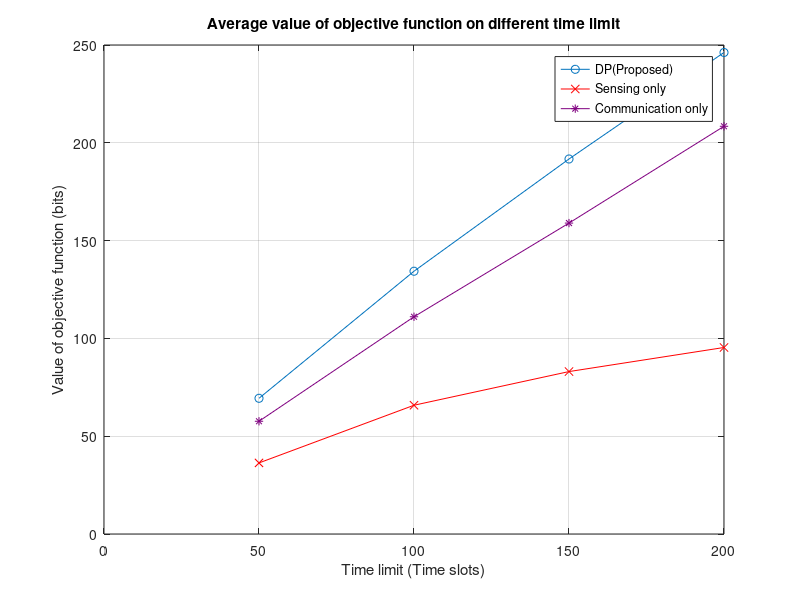
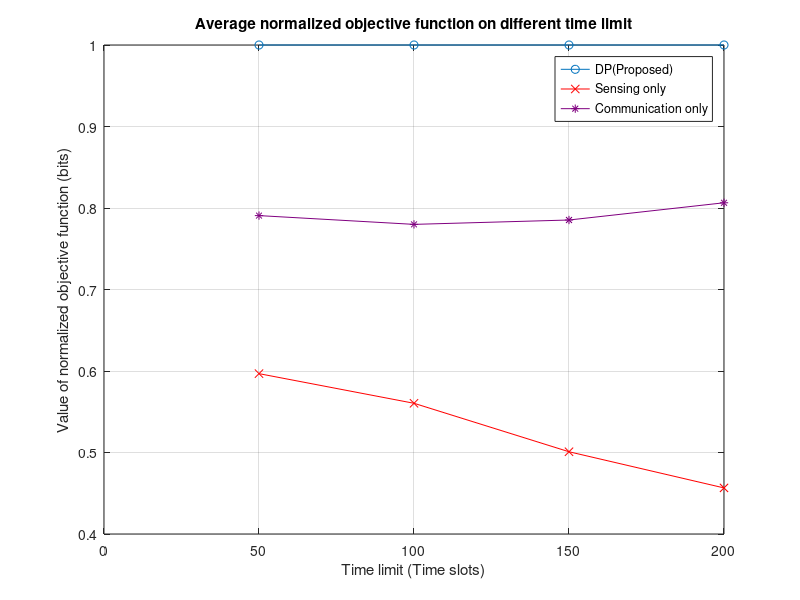
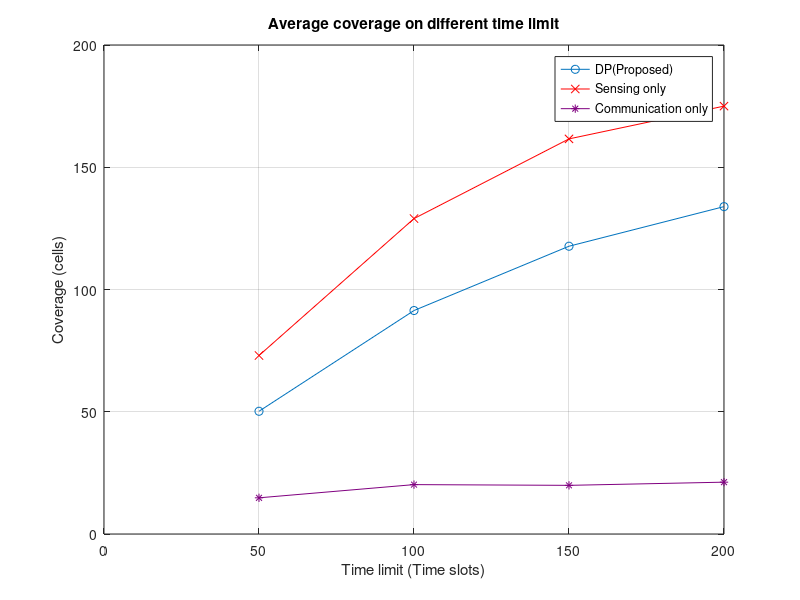
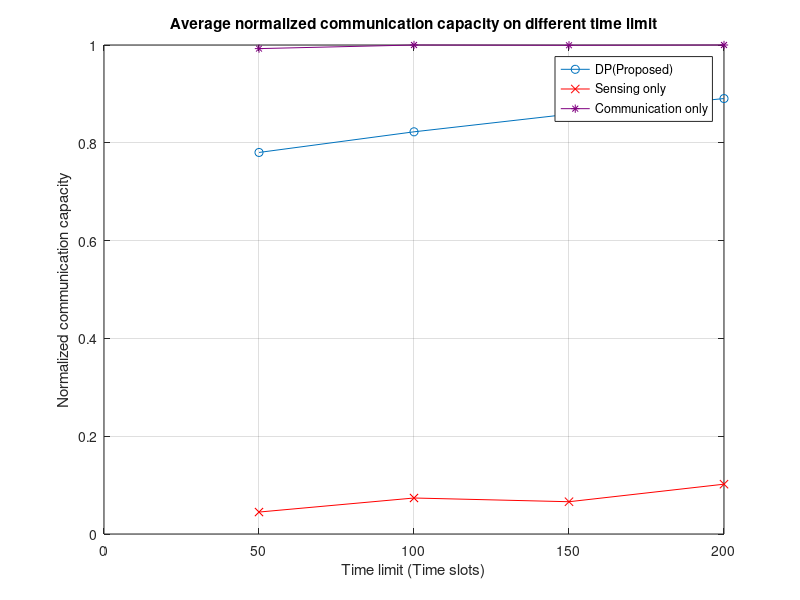

Here is the MATLAB script that generated these plots, in order:
clear all
close all
load('multiple_time10.mat')

mean_comm_rate_dp=mean(comm_rate_dp_matrix);
mean_comm_rate_sens=mean(comm_rate_sens_matrix);
mean_comm_rate_comm=mean(comm_rate_comm_matrix);





figure()
plot(time_slot_max_row, mean_rate_dp, '-o');
hold on
plot(time_slot_max_row, mean_rate_sens, 'r-x');
plot(time_slot_max_row, mean_rate_comm, '-*', 'Color',[0.5, 0, 0.5]);
ylabel('Value of objective function (bits)')
xlabel('Time limit (Time slots)')
grid on
legend('DP(Proposed)', 'Sensing only', 'Communication only')
title("Average value of objective function on different time limit")

figure()
plot(time_slot_max_row, mean_rate_dp_normalized, '-o');
hold on
plot(time_slot_max_row, mean_rate_sens_normalized, 'r-x');
plot(time_slot_max_row, mean_rate_comm_normalized, '-*', 'Color',[0.5, 0, 0.5]);
xlabel('Time limit (Time slots)')
ylabel('Value of normalized objective function (bits)')
grid on
legend('DP(Proposed)', 'Sensing only', 'Communication only')
title("Average normalized objective function on different time limit")

figure()
plot(time_slot_max_row, mean_N_SAR_dp, '-o');
hold on
plot(time_slot_max_row, mean_N_SAR_sens, 'r-x');
plot(time_slot_max_row, mean_N_SAR_comm, '-*', 'Color',[0.5, 0, 0.5]);
ylabel('Coverage (cells)')
xlabel('Time limit (Time slots)')
title("Average coverage on different time limit")
grid on
legend('DP(Proposed)', 'Sensing only', 'Communication only')

figure()
plot(time_slot_max_row, mean_comm_rate_dp_normalized, '-o');
hold on
plot(time_slot_max_row, mean_comm_rate_sens_nomalized, 'r-x');
plot(time_slot_max_row, mean_comm_rate_comm_normalized, '-*', 'Color',[0.5, 0, 0.5]);
xlabel('Time limit (Time slots)')
ylabel('Normalized communication capacity')
title("Average normalized communication capacity on different time limit")
grid on
legend('DP(Proposed)', 'Sensing only', 'Communication only')

figure()
plot(time_slot_max_row, mean_comm_rate_dp, '-o');
hold on
plot(time_slot_max_row, mean_comm_rate_sens, 'r-x');
plot(time_slot_max_row, mean_comm_rate_comm, '-*', 'Color',[0.5, 0, 0.5]);
xlabel('Time limit (Time slots)')
ylabel('Communication capacity (bits)')
title("Average communication capacity on different time limit")
grid on
legend('DP(Proposed)', 'Sensing only', 'Communication only')